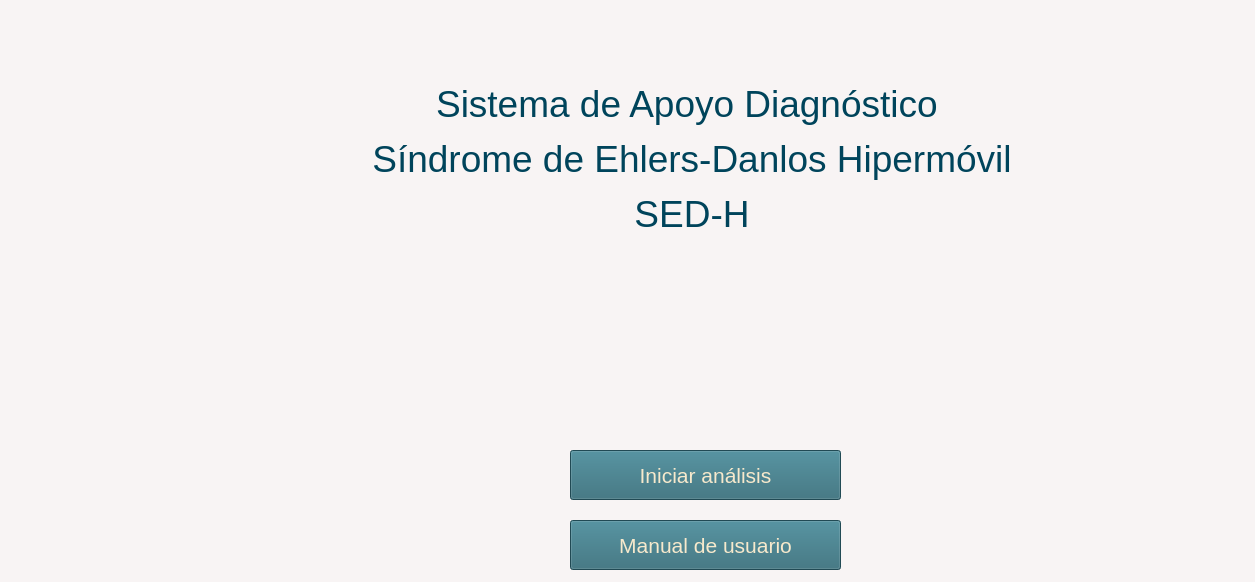
<?xml version="1.0" encoding="UTF-8"?>
<ui version="4.0">
 <class>mainWindow</class>
 <widget class="QMainWindow" name="mainWindow">
  <property name="windowModality">
   <enum>Qt::WindowModal</enum>
  </property>
  <property name="geometry">
   <rect>
    <x>0</x>
    <y>0</y>
    <width>1255</width>
    <height>582</height>
   </rect>
  </property>
  <property name="windowTitle">
   <string>SED-H</string>
  </property>
  <property name="windowIcon">
   <iconset>
    <normaloff>imagenes/zebra.png</normaloff>imagenes/zebra.png</iconset>
  </property>
  <property name="styleSheet">
   <string notr="true">background-color: rgb(248, 244, 244);</string>
  </property>
  <widget class="QWidget" name="centralwidget">
   <widget class="QLabel" name="label">
    <property name="geometry">
     <rect>
      <x>370</x>
      <y>80</y>
      <width>644</width>
      <height>159</height>
     </rect>
    </property>
    <property name="styleSheet">
     <string notr="true">color: rgb(0, 68, 91);</string>
    </property>
    <property name="text">
     <string>&lt;html&gt;&lt;head/&gt;&lt;body&gt;&lt;p align=&quot;center&quot;&gt;&lt;span style=&quot; font-size:28pt;&quot;&gt;Sistema de Apoyo Diagnóstico &lt;/span&gt;&lt;/p&gt;&lt;p align=&quot;center&quot;&gt;&lt;span style=&quot; font-size:28pt;&quot;&gt;Síndrome de Ehlers-Danlos Hipermóvil&lt;/span&gt;&lt;/p&gt;&lt;p align=&quot;center&quot;&gt;&lt;span style=&quot; font-size:28pt;&quot;&gt;SED-H&lt;/span&gt;&lt;/p&gt;&lt;/body&gt;&lt;/html&gt;</string>
    </property>
   </widget>
   <widget class="QPushButton" name="b_Analisis">
    <property name="geometry">
     <rect>
      <x>570</x>
      <y>450</y>
      <width>271</width>
      <height>50</height>
     </rect>
    </property>
    <property name="sizePolicy">
     <sizepolicy hsizetype="Minimum" vsizetype="Fixed">
      <horstretch>100</horstretch>
      <verstretch>200</verstretch>
     </sizepolicy>
    </property>
    <property name="minimumSize">
     <size>
      <width>0</width>
      <height>50</height>
     </size>
    </property>
    <property name="sizeIncrement">
     <size>
      <width>0</width>
      <height>0</height>
     </size>
    </property>
    <property name="font">
     <font>
      <pointsize>16</pointsize>
     </font>
    </property>
    <property name="cursor">
     <cursorShape>PointingHandCursor</cursorShape>
    </property>
    <property name="toolTip">
     <string>&lt;html&gt;&lt;head/&gt;&lt;body&gt;&lt;p&gt;&lt;br/&gt;&lt;/p&gt;&lt;/body&gt;&lt;/html&gt;</string>
    </property>
    <property name="styleSheet">
     <string notr="true">background-color: rgb(46, 104, 118);
color: rgb(247, 233, 204);
border-color: rgb(212, 155, 136);
</string>
    </property>
    <property name="text">
     <string>Iniciar análisis</string>
    </property>
   </widget>
   <widget class="QPushButton" name="b_Manual">
    <property name="geometry">
     <rect>
      <x>570</x>
      <y>520</y>
      <width>271</width>
      <height>50</height>
     </rect>
    </property>
    <property name="sizePolicy">
     <sizepolicy hsizetype="Minimum" vsizetype="Fixed">
      <horstretch>100</horstretch>
      <verstretch>100</verstretch>
     </sizepolicy>
    </property>
    <property name="minimumSize">
     <size>
      <width>100</width>
      <height>50</height>
     </size>
    </property>
    <property name="font">
     <font>
      <pointsize>16</pointsize>
     </font>
    </property>
    <property name="cursor">
     <cursorShape>PointingHandCursor</cursorShape>
    </property>
    <property name="styleSheet">
     <string notr="true">background-color: rgb(46, 104, 118);
color: rgb(247, 233, 204);
border-color: rgb(212, 155, 136);
</string>
    </property>
    <property name="text">
     <string>Manual de usuario</string>
    </property>
    <property name="flat">
     <bool>false</bool>
    </property>
   </widget>
   <widget class="QLabel" name="label_3">
    <property name="geometry">
     <rect>
      <x>-80</x>
      <y>430</y>
      <width>601</width>
      <height>151</height>
     </rect>
    </property>
    <property name="text">
     <string/>
    </property>
    <property name="pixmap">
     <pixmap>imagenes/rayas1.png</pixmap>
    </property>
    <property name="scaledContents">
     <bool>true</bool>
    </property>
   </widget>
   <widget class="QLabel" name="label_2">
    <property name="geometry">
     <rect>
      <x>640</x>
      <y>290</y>
      <width>131</width>
      <height>121</height>
     </rect>
    </property>
    <property name="text">
     <string/>
    </property>
    <property name="pixmap">
     <pixmap>imagenes/zebra.png</pixmap>
    </property>
    <property name="scaledContents">
     <bool>true</bool>
    </property>
   </widget>
  </widget>
 </widget>
 <resources>
  <include location="imagenes/fondos.qrc"/>
  <include location="imagenes/fondos.qrc"/>
 </resources>
 <connections/>
</ui>
